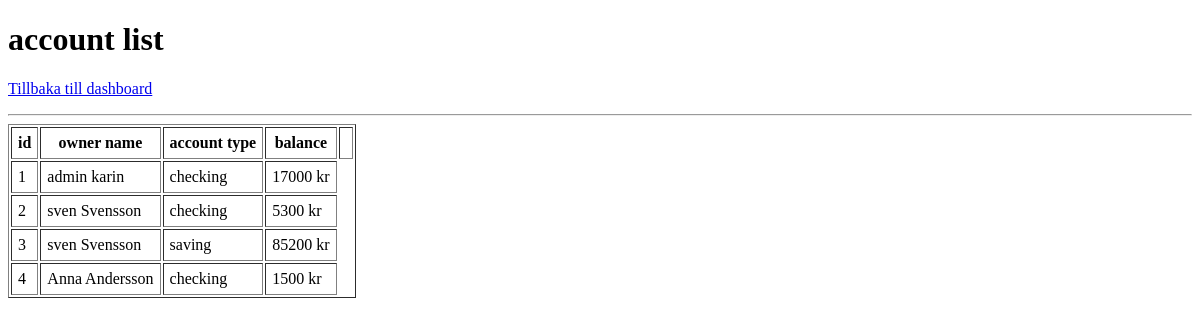
Page /admin/accounts (signed in) on the earlier database version.
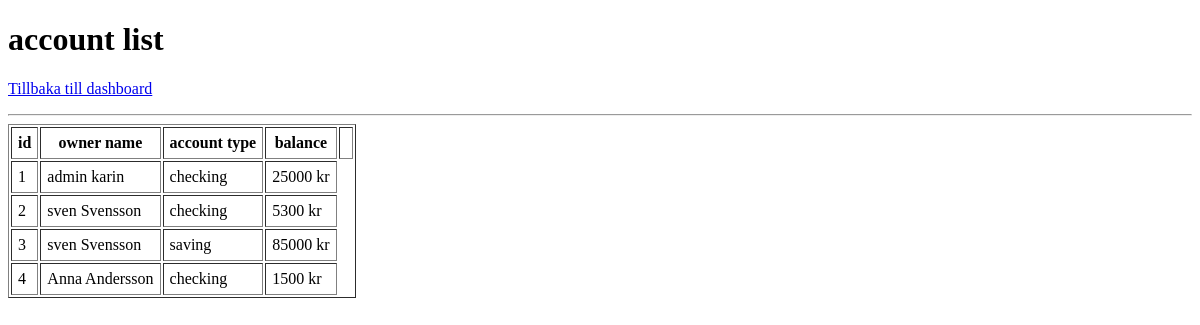
Same page on the later database version.
### tables this page shows
CREATE TABLE accounts (
    id integer primary key autoincrement,
    user_id integer not null references users(id),
    account_type text not null default 'checking',
    balance real not null default 0.0,
    created_at text default (datetime('now'))
);

CREATE TABLE users (
    id integer primary key autoincrement,
    card_number text not null unique,
    pin_hash text not null,
    name  text not null,
    role text not null default 'user',
    created_at text default (datetime('now'))   
);

### SRC/AccountRepository.php (called while the page is built, shortened)
<?php
class AccountRepository {
public function findallwithOwners(): array {
    return $this->pdo->query("
        SELECT accounts.*, users.name AS owner_name
        FROM accounts
        JOIN users ON accounts.user_id = users.id
    ")->fetchAll();
}
}

### SRC/helpers.php (called while the page is built, shortened)
<?php
function e(mixed $value): string
{
    return htmlspecialchars((string)$value, ENT_QUOTES, 'UTF-8');
}
?>

### templates/admin_accounts.php (the view, shortened to what this page needs)
<!DOCTYPE html>
<html lang="sv">
<head><meta charset="UTF-8"><title>Bankomat - dashboard</title></head>
<body>
    <h1>account list</h1>
    <p><a href="/dashboard">Tillbaka till dashboard</a></p>
    <hr>
    <table border="1" cellpadding="6">
        <tr><th>id</th><th>owner name</th><th>account type</th><th>balance</th><th>
        <?php foreach ($accounts as $acc): ?>
            <tr>
                <td><?= e($acc['id']) ?></td>
                <td><?= e($acc['owner_name']) ?></td>
                <td><?= e($acc['account_type']) ?></td>
                <td><?= e($acc['balance']) ?> kr</td>
            </tr>
            <?php endforeach; ?>
        </table>
    </body>
    </html>

### public/index.php (shortened to what this page needs)
<?php
$pdo = require __DIR__. '/../src/db.php';
require_once __DIR__. '/../src/helpers.php';
require_once __DIR__. '/../src/AccountRepository.php';
$accountRepo = new AccountRepository($pdo);
$path = parse_url($_SERVER['REQUEST_URI'], PHP_URL_PATH);
switch ($path) {
    case '/admin/accounts':
        $accounts = $accountRepo->findallwithOwners();
        require __DIR__ . '/../templates/admin_accounts.php';
        break;
    }
?>

Differences in the rows shown:
changed accounts "admin karin": balance "17000" → "25000"
changed accounts "saving": balance "85200" → "85000"
